Frame 1 (no input): blank canvas, image omitted
Frame 60 (the mouse pressed at the canvas centre just before this capture): blank canvas, image omitted
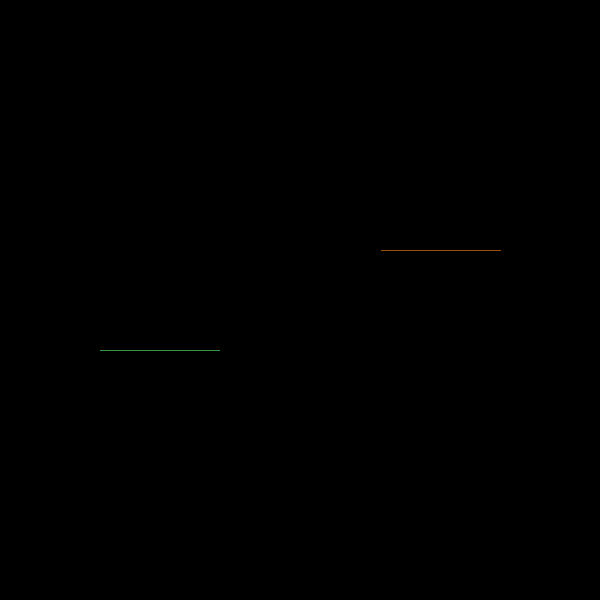
Frame 120 (the mouse held since frame 60 and released just before this capture)

The Processing sketch whose frames 1 and 60 were blank and that drew this single picture after the mouse press (run headless with seeded random() and noise(); from frame 60 on, the mouse is pressed at the canvas centre):

// Processing sketch: processing_79068
// ── processing_79068.pde

//Shela H. CP1, mods 16-17. Tron

int x = 100;
int y = 350;
int direction = RIGHT;

int compX = 500;
int compY = 250;
int compdir = LEFT;
boolean gameOver = false;

void setup()
{
  size(600, 600);
  background(0);
  fill(223,237,74);
  textSize(40);
}

void draw()
{
  if (gameOver == true)
  {
    textAlign(CENTER);
    text("GAME OVER", 300, 300);
  }

  else
  { 
    human();
    computer();
  }
}

void keyPressed()
{
  if (key == 'a')
  {
    direction = LEFT;
  }
  else if (key == 'd')
  {
    direction = RIGHT;
  }
  else if (key == 'w')
  {
    direction = UP;
  }
  else if (key == 's')
  {
    direction = DOWN;
  }
}

void human()
{
  if (get(x, y) != color(0))
  {
    gameOver = true;
  }
  stroke(74,209,95);
  
  point(x,y);
  if (direction == RIGHT)
  {
    x++;
  }
  else if (direction == LEFT)
  {
    x--;
  }
  else if (direction == UP)
  {
    y--;
  }
  else if (direction == DOWN)
  {
    y++;
  }
}
void computer()
{
  stroke(216,113,15);
   if(get(compX,compY) != color(0))
{
    gameOver = true;
}
  point(compX, compY);
  if (compdir == LEFT)
  {
    compX--;
    if (get(compX-1, compY) != color(0))
    {
      compdir = DOWN;
    }
  }
  else if (compdir == RIGHT)
  {
    compX++;
    if (get(compX+1, compY) != color(0))
    {
      compdir = UP;
    }
  }
  else if (compdir == UP)
  {
    compY--;
    if (get(compX, compY-1) != color(0))
    {
      compdir = LEFT;
    }
  }
  else if (compdir == DOWN)
  {
    compY++;
    if (get(compX, compY+1) != color(0))
    {
      compdir = RIGHT;
    }
  }

}
